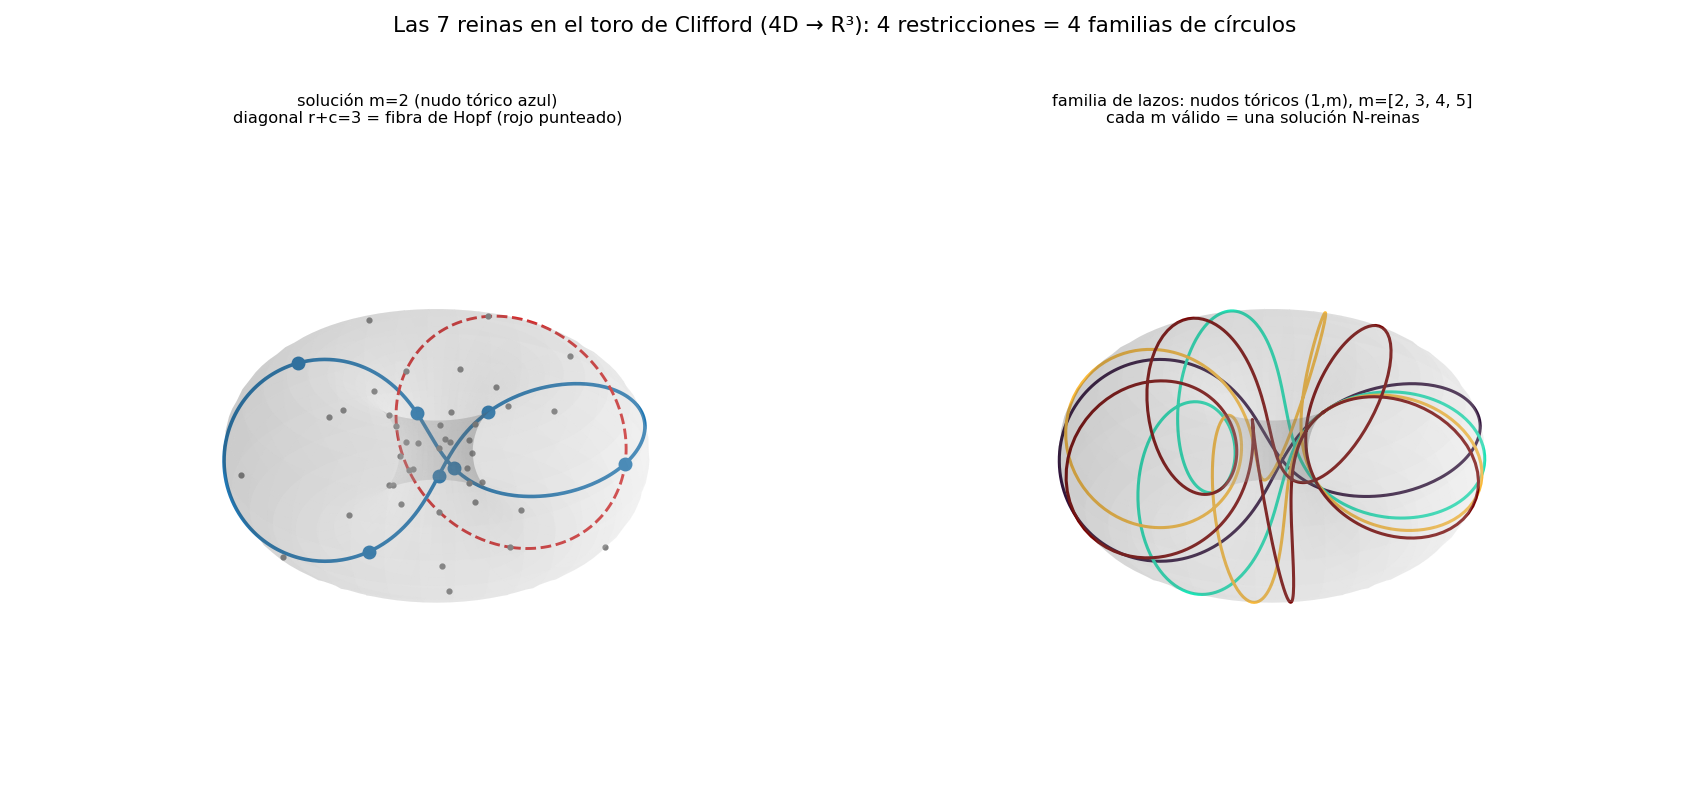

Generate this figure with Python:
"""
Las N reinas en el TORO DE CLIFFORD (4D), proyectado a R³.

Cada celda (r,c) -> punto en el toro de Clifford de S³ ⊂ R⁴:
    (cos u, sin u, cos v, sin v)/√2,   u=2πr/N, v=2πc/N
Las 4 restricciones = 4 familias de círculos:
    filas (u const), columnas (v const), diagonal (u+v const = fibra de Hopf),
    anti-diagonal (u-v const = fibra de anti-Hopf).
Una solucion lineal σ(i)=m·i+b es un nudo torico (1,m): un geodesico cerrado que
toca cada familia una vez. La familia de lazos = los distintos m validos.
"""

import numpy as np
import matplotlib.pyplot as plt

S2 = np.sqrt(2.0)


def clifford_to_r3(u, v):
    """Toro de Clifford (S³) -> R³ por proyeccion estereografica desde (0,0,0,1)."""
    a = np.cos(u) / S2
    b = np.sin(u) / S2
    c = np.cos(v) / S2
    d = np.sin(v) / S2
    k = 1.0 - d
    return a / k, b / k, c / k


def torus_surface(ax, N):
    u = np.linspace(0, 2 * np.pi, 80)
    v = np.linspace(0, 2 * np.pi, 80)
    U, V = np.meshgrid(u, v)
    X, Y, Z = clifford_to_r3(U, V)
    ax.plot_surface(X, Y, Z, color="0.85", alpha=0.15, linewidth=0, zorder=0)


def knot(ax, N, m, b, color, lw=2.0):
    s = np.linspace(0, N, 600)
    u = 2 * np.pi * s / N
    v = 2 * np.pi * (m * s + b) / N
    X, Y, Z = clifford_to_r3(u, v)
    ax.plot(X, Y, Z, color=color, lw=lw, zorder=2)


def grid_points(ax, N, sol=None, color="black"):
    for r in range(N):
        for c in range(N):
            x, y, z = clifford_to_r3(2 * np.pi * r / N, 2 * np.pi * c / N)
            ax.scatter(x, y, z, s=6, c="0.5", zorder=1)
    if sol is not None:
        for r, c in enumerate(sol):
            x, y, z = clifford_to_r3(2 * np.pi * r / N, 2 * np.pi * c / N)
            ax.scatter(x, y, z, s=45, c=color, zorder=3)


def setup(ax, title):
    ax.set_title(title, fontsize=9)
    ax.set_box_aspect((1, 1, 1)); ax.set_axis_off()
    ax.view_init(elev=28, azim=-55)
    for lim in (ax.set_xlim, ax.set_ylim, ax.set_zlim):
        lim(-2.2, 2.2)


def main(N=7):
    fig = plt.figure(figsize=(13, 6.2))

    # panel 1: una solucion (m=2) como nudo torico + una diagonal (fibra de Hopf)
    ax1 = fig.add_subplot(1, 2, 1, projection="3d")
    torus_surface(ax1, N)
    sol2 = [(2 * r) % N for r in range(N)]
    grid_points(ax1, N, sol2, color="#1f77b4")
    knot(ax1, N, 2, 0, "#1f77b4")
    # una diagonal r+c=const  => u+v=const  (fibra de Hopf, círculo de Villarceau)
    t = np.linspace(0, 2 * np.pi, 400)
    Xd, Yd, Zd = clifford_to_r3(t, (2 * np.pi * 3 / N) - t)
    ax1.plot(Xd, Yd, Zd, color="#d62728", lw=1.6, ls="--", zorder=2)
    setup(ax1, "solución m=2 (nudo tórico azul)\ndiagonal r+c=3 = fibra de Hopf (rojo punteado)")

    # panel 2: la FAMILIA de lazos (varios m) sobre el mismo toro
    ax2 = fig.add_subplot(1, 2, 2, projection="3d")
    torus_surface(ax2, N)
    cmap = plt.get_cmap("turbo")
    slopes = [2, 3, 4, 5]
    for i, m in enumerate(slopes):
        knot(ax2, N, m, 0, cmap(i / (len(slopes) - 1)), lw=1.7)
    setup(ax2, f"familia de lazos: nudos tóricos (1,m), m={slopes}\ncada m válido = una solución N-reinas")

    fig.suptitle("Las 7 reinas en el toro de Clifford (4D → R³): "
                 "4 restricciones = 4 familias de círculos", fontsize=12)
    fig.tight_layout(rect=[0, 0, 1, 0.95])
    fig.savefig("clifford_queens.png", dpi=130)
    print("Guardado: clifford_queens.png")


if __name__ == "__main__":
    main(7)
